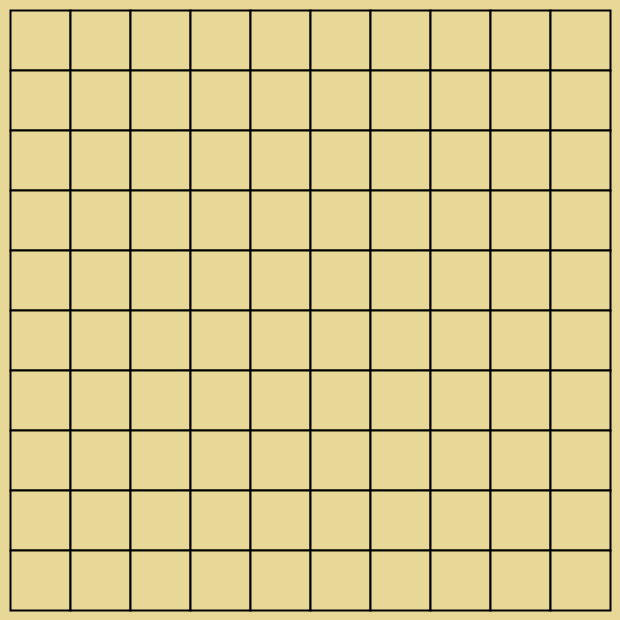
Frame 1 (no input)
Frame 60 (the mouse pressed at the canvas centre just before this capture): identical to frame 1, image omitted
Frame 120 (the mouse held since frame 60 and released just before this capture): identical to frame 1, image omitted

The Processing sketch that drew this single still picture (run headless with seeded random() and noise(); from frame 60 on, the mouse is pressed at the canvas centre):

// Processing sketch: week08_2
// ── week08_2.pde
// week08-2 好玩的程式設計 互動下棋
//修改自 week08-1
void setup(){
  size(620, 620);//視窗大小
}
int[][] board = new int[10][10]; //Java的陣列
void mousePressed(){
    int i =(mouseY-10)/60, j = (mouseX-10)/60;
    if(mouseButton==LEFT) board[i][j] = 1; //黑棋
    if(mouseButton==RIGHT) board[i][j] = 2; //白棋
    if(mouseButton==CENTER) board[i][j] = 0; //清空
    println(i, j);
}
void draw(){
  background(#E8D898); //背景色
  for (int i=0; i<10; i++) { // 左手i 高度y
    for(int j=0; j<10 ;j++){ // 右手j 寬度X
    int x = 10 + j * 60, y= 10 + i*60; // 小心 ji
    fill(#E8D898); //填充色彩
    strokeWeight(2); // 線條的粗細
    rect(x, y, 60, 60); // 正方形
    if (board[i][j] == 1) fill(0); //黑色
    if (board[i][j] == 2) fill(255); //白色
    if (board[i][j] != 0) ellipse(30+x, 30+y, 50, 50); // 畫棋子
   }
  }
}
